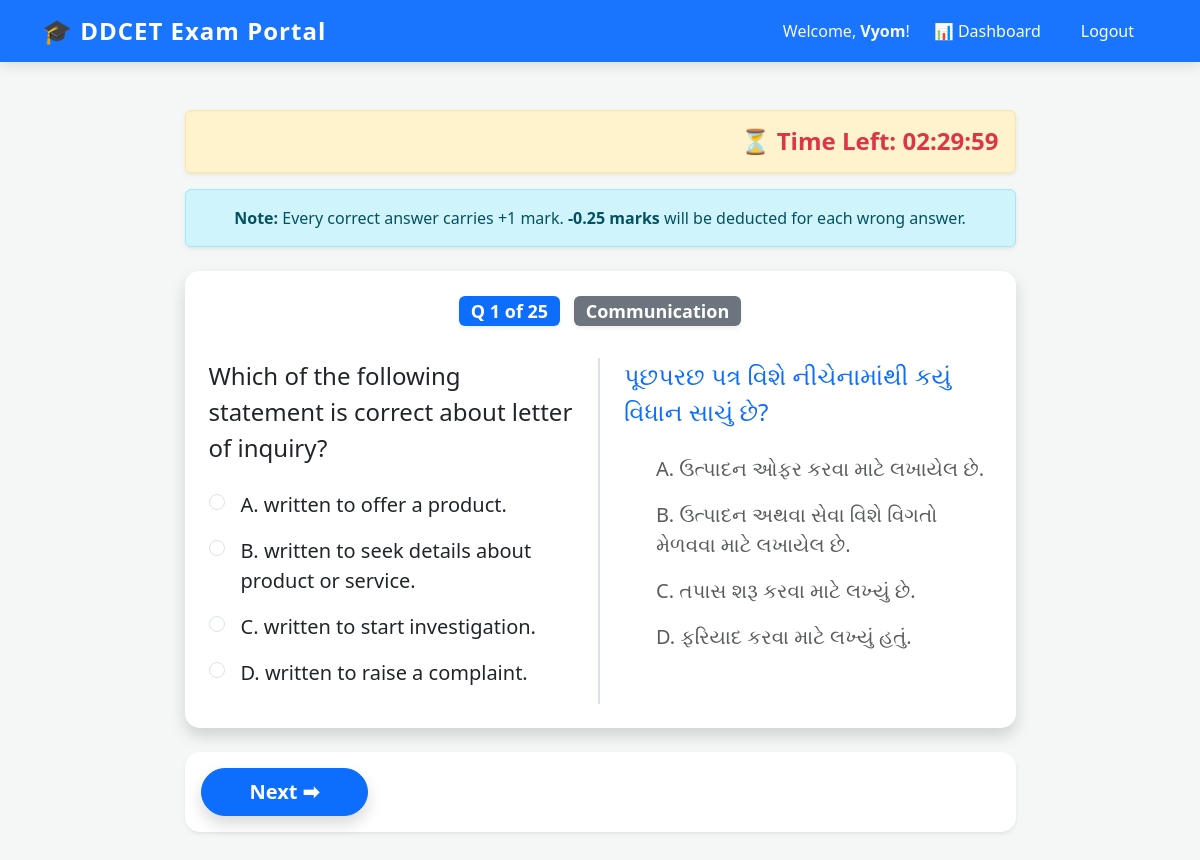
Screenshot of / (signed in) with the database file from the repository.
### quiz/models.py (models this page shows, shortened)
class DDCETQuestion(models.Model):
    subject = models.CharField(max_length=100)
    question_text = models.TextField()
    option_a = models.CharField(max_length=200)
    option_b = models.CharField(max_length=200)
    option_c = models.CharField(max_length=200)
    option_d = models.CharField(max_length=200)
    question_text_guj = models.TextField(blank=True, null=True)
    option_a_guj = models.CharField(max_length=200, blank=True, null=True)
    option_b_guj = models.CharField(max_length=200, blank=True, null=True)
    option_c_guj = models.CharField(max_length=200, blank=True, null=True)
    option_d_guj = models.CharField(max_length=200, blank=True, null=True)
    correct_answer = models.CharField(max_length=1)

### quiz/views.py (the view, shortened to what this page needs)
# urls.py: path('', views.quiz_home, name='quiz_home'),
@login_required(login_url='login')
def quiz_home(request):
    questions = DDCETQuestion.objects.order_by('?')[:25]
    return render(request, 'quiz/home.html', {'questions': questions})

### quiz/templates/quiz/home.html (shortened to what this page needs)
{% extends 'quiz/base.html' %}
{% block content %}
<div class="row justify-content-center">
    <div class="col-md-9">
        <div class="alert alert-warning text-end shadow-sm sticky-top mb-3" style="top: 80px; z-index: 100;">
            <h4 class="mb-0 text-danger fw-bold">
                ⏳ Time Left: <span id="timer-display">02:30:00</span>
            </h4>
        </div>
        <div class="alert alert-info text-center mb-4 shadow-sm">
            <strong>Note:</strong> Every correct answer carries +1 mark. <strong>-0.25 marks</strong> will be deducted for each wrong answer.
        </div>
        <form method="POST" id="quiz-form">
          {% for q in questions %}
                <div class="card shadow mb-4 border-0 question-step" id="step-{{ forloop.counter0 }}" style="display: none; border-radius: 15px;">
                    <div class="card-header bg-white border-bottom-0 pt-4 pb-2" style="border-radius: 15px 15px 0 0;">
                        <h4 class="fw-bold text-dark text-center">
                            <span class="badge bg-primary me-2 shadow-sm">Q {{ forloop.counter }} of {{ questions|length }}</span>
                            <span class="badge bg-secondary shadow-sm">{{ q.subject }}</span>
                        </h4>
                    </div>
                    <div class="card-body px-4 pb-4">
                        <div class="row">
                            <div class="col-md-6 border-end border-2 pe-4">
                                <h4 class="mb-4 lh-base text-dark">{{ q.question_text }}</h4>
                                <div class="form-check mb-3 custom-radio">
                                    <input class="form-check-input" type="radio" name="question_{{ q.id }}" value="A" id="q{{ q.id }}A">
                                    <label class="form-check-label ms-2 fs-5" for="q{{ q.id }}A">A. {{ q.option_a }}</label>
                                </div>
                                <div class="form-check mb-3 custom-radio">
                                    <input class="form-check-input" type="radio" name="question_{{ q.id }}" value="B" id="q{{ q.id }}B">
                                    <label class="form-check-label ms-2 fs-5" for="q{{ q.id }}B">B. {{ q.option_b }}</label>
                                </div>
                                <div class="form-check mb-3 custom-radio">
                                    <input class="form-check-input" type="radio" name="question_{{ q.id }}" value="C" id="q{{ q.id }}C">
                                    <label class="form-check-label ms-2 fs-5" for="q{{ q.id }}C">C. {{ q.option_c }}</label>
                                </div>
                                <div class="form-check mb-3 custom-radio">
                                    <input class="form-check-input" type="radio" name="question_{{ q.id }}" value="D" id="q{{ q.id }}D">
                                    <label class="form-check-label ms-2 fs-5" for="q{{ q.id }}D">D. {{ q.option_d }}</label>
                                </div>
                            </div>
                            <div class="col-md-6 ps-4">
                                <h4 class="mb-4 lh-base text-primary">{{ q.question_text_guj }}</h4>
                                <div class="mb-3 ps-4">
                                    <label class="ms-2 fs-5 text-muted">A. {{ q.option_a_guj }}</label>
                                </div>
                                <div class="mb-3 ps-4">
                                    <label class="ms-2 fs-5 text-muted">B. {{ q.option_b_guj }}</label>
                                </div>
                                <div class="mb-3 ps-4">
                                    <label class="ms-2 fs-5 text-muted">C. {{ q.option_c_guj }}</label>
                                </div>
                                <div class="mb-3 ps-4">
                                    <label class="ms-2 fs-5 text-muted">D. {{ q.option_d_guj }}</label>
                                </div>
                            </div>
                        </div>
                    </div>
                </div>
            {% endfor %}
            <div class="d-flex justify-content-between align-items-center mt-4 mb-5 p-3 bg-white shadow-sm" style="border-radius: 15px;">
                <button type="button" class="btn btn-primary btn-lg rounded-pill px-5 fw-bold shadow" id="next-btn" onclick="changeQuestion(1)">
                    Next ➡
                </button>
            </div>
        </form>
    </div>
</div>
{% endblock %}

### quiz/templates/quiz/base.html (shortened to what this page needs)
<!DOCTYPE html>
<html lang="en">
<head>
    <link href="https://cdn.jsdelivr.net/npm/bootstrap@5.3.0/dist/css/bootstrap.min.css" rel="stylesheet">
</head>
<body>
    <nav class="navbar navbar-expand-lg navbar-dark glass-nav sticky-top">
        <div class="container">
            <a class="navbar-brand" href="/">🎓 DDCET Exam Portal</a>
            <div class="collapse navbar-collapse" id="navbarNav">
                <ul class="navbar-nav ms-auto align-items-center">
                    {% if user.is_authenticated %}
                        <li class="nav-item me-3">
                            <span class="text-light">Welcome, <strong>{{ user.username }}</strong>!</span>
                        </li>
                        <li class="nav-item">
                            <a class="nav-link text-white btn btn-outline-light border-0 me-2" href="/dashboard/">📊 Dashboard</a>
                        </li>
                        <li class="nav-item">
                            <a class="nav-link text-white btn btn-danger rounded-pill px-4" href="/logout/">Logout</a>
                        </li>
                    {% endif %}
                </ul>
            </div>
        </div>
    </nav>
    <div class="container mt-5 mb-5">
        {% block content %}
        {% endblock %}
    </div>
</body>
</html>

### quiz/templates/quiz/base.html (style rules this page uses)
body { background-color: #f4f7f6; font-family: 'Segoe UI', Tahoma, Geneva, Verdana, sans-serif; }
.navbar-brand { font-weight: 800; letter-spacing: 1px; font-size: 1.5rem; }
.nav-link { font-weight: 500; }
.glass-nav { background: rgba(13, 110, 253, 0.95); backdrop-filter: blur(10px); box-shadow: 0 4px 12px rgba(0,0,0,0.1); }

### rows the page displays
DDCETQuestion: questions "25", subject "Communication", question_text "Which of the following statement is correct about letter of inquiry?", option_a "written to offer a product.", option_b "written to seek details about product or service.", option_c "written to start investigation.", option_d "written to raise a complaint.", question_text_guj "પૂછપરછ પત્ર વિશે નીચેનામાંથી કયું વિધાન સાચું છે?", option_a_guj "ઉત્પાદન ઓફર કરવા માટે લખાયેલ છે.", option_b_guj "ઉત્પાદન અથવા સેવા વિશે વિગતો મેળવવા માટે લખાયેલ છે.", option_c_guj "તપાસ શરૂ કરવા માટે લખ્યું છે.", option_d_guj "ફરિયાદ કરવા માટે લખ્યું હતું."

### other values shown
{{ user.username }} "Vyom"
